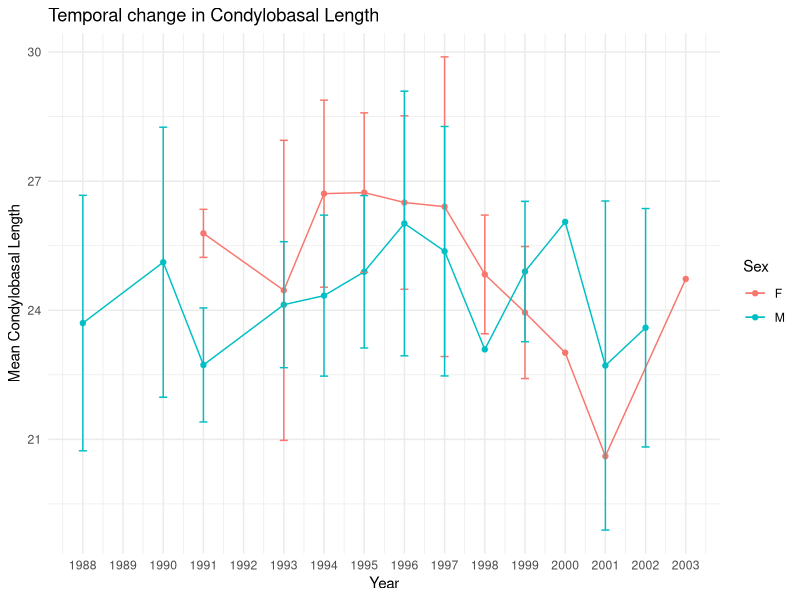
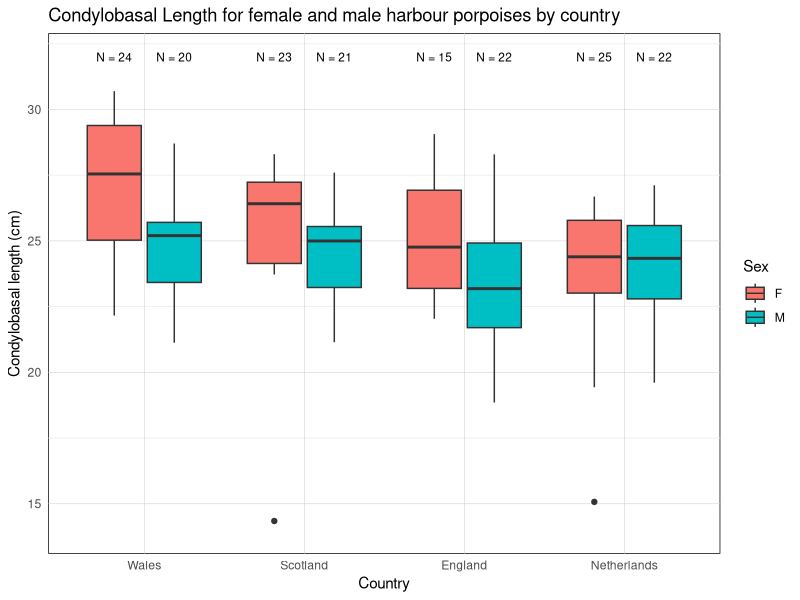
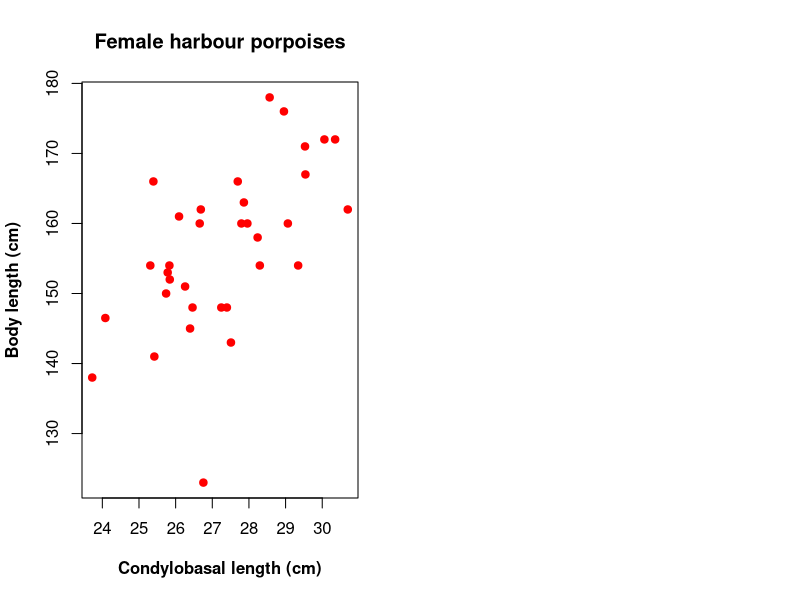

Here is the R script that generated these plots, in order: (Note: this script raises an error after producing the figures.)
library(dplyr)
library(tidyr)
library(ggplot2)
#Previously in my datasets I had combined all Scottish, British and Welsh data as "Country = United Kingdom". With the additional skull data from Edinburgh I decided to be more specific, and change it to separate countries if possible
#this is why I named the table I am using for these analyses UK_separate
data_edinburgh <- read.csv("Skull measurements_NHM_Rotterdam_Edinburgh_UKseparate.csv")

###ECS Poster
##Plot 1, with error bars

filtered_data <- data_edinburgh %>%
  filter(!is.na(Sex), !is.na(Year))

#this is because I have most data for this timeframe
filtered_data <- filtered_data %>%
  filter(Year >= 1988 & Year <= 2003)

summary_data <- filtered_data %>%
  group_by(Year, Sex) %>%
  summarise(
    mean_length = mean(Condylobasal_Length, na.rm = TRUE),
    sd_length = sd(Condylobasal_Length, na.rm = TRUE),
    .groups = 'drop'
  )

ggplot(summary_data, aes(x = Year, y = mean_length, color = Sex)) +
  geom_line() +
  geom_point() +
  geom_errorbar(aes(ymin = mean_length - sd_length, ymax = mean_length + sd_length), width = 0.2) +
  labs(title = "Temporal change in Condylobasal Length",
       x = "Year",
       y = "Mean Condylobasal Length",
       color = "Sex") +
  scale_x_continuous(breaks = seq(min(summary_data$Year), max(summary_data$Year), by = 1)) + 
  theme_minimal()

####Plot 2

# Filter data for known sex and countries
filtered_data <- data_edinburgh %>%
  filter(Sex %in% c("F", "M") & Country %in% c("Scotland", "Wales", "England", "Netherlands"))

country_order <- c("Wales", "Scotland", "England", "Netherlands")

filtered_data$Country <- factor(filtered_data$Country, levels = country_order)

sample_sizes <- filtered_data %>%
  group_by(Country, Sex) %>%
  summarize(n = n(), .groups = 'drop')

color_palette <- c("F" = "#F8766D", "M" = "#00BFC4")

# Create the boxplot
ggplot(filtered_data, aes(x = Country, y = Condylobasal_Length, fill = Sex)) +
  geom_boxplot() +
  geom_text(data = sample_sizes, aes(x = Country, y = 32, label = paste("N =", n)),
            position = position_dodge(width = 0.75), size = 3) +
  labs(title = "Condylobasal Length for female and male harbour porpoises by country",
       x = "Country",
       y = "Condylobasal length (cm)") +
  theme_minimal() +
  scale_fill_manual(values = color_palette) +
  scale_y_continuous(limits = c(14, 32), breaks = seq(15, 30, by = 5)) +
  theme(panel.grid.major = element_line(color = "lightgray", linewidth = 0.2),
        panel.background = element_rect(fill = "white"))

###Plot 3
adult_data <- data_edinburgh %>%
  filter(Life.stage == "adult")

adult_data_filtered <- adult_data %>%
  filter(!is.na(Year))

adult_data_filtered_sex <- adult_data_filtered %>%
  filter(!is.na(Sex))

mean_data <- adult_data_filtered_sex %>%
  group_by(Year, Sex) %>%
  summarize(Mean_Condylobasal_Length = mean(Condylobasal_Length, na.rm = TRUE), .groups = 'drop')

clean_data <- adult_data_filtered_sex %>%
  filter(!is.na(Size..cm.), !is.na(Condylobasal_Length))

female_data <- clean_data[clean_data$Sex == "F", ]
male_data <- clean_data[clean_data$Sex == "M", ]

# Convert Size..cm. to numeric for both female and male data
female_data$Size..cm. <- as.numeric(female_data$Size..cm.)
male_data$Size..cm. <- as.numeric(male_data$Size..cm.)

# 2 plots next to each other:
par(mfrow = c(1, 2))  

# number of observations
n_female <- nrow(female_data)
n_male <- nrow(male_data)

# females
plot(female_data$Condylobasal_Length, female_data$Size..cm.,
     xlab = "Condylobasal length (cm)",
     ylab = "Body length (cm)",
     main = "Female harbour porpoises",
     pch = 19, col = "red",
     font.lab = 2)  # makes axis titles bold
abline(lm_reverse_female, col = "red", lwd = 2)

# R² females
r_squared_female <- summary(lm_reverse_female)$r.squared

# Add relevant values
text(x = min(female_data$Condylobasal_Length), 
     y = max(female_data$Size..cm.), 
     labels = paste0("R² = ", round(r_squared_female, 3), "\n", "n = ", n_female),
     col = "red", adj = c(0, 1))

# males
plot(male_data$Condylobasal_Length, male_data$Size..cm.,
     xlab = "Condylobasal length (cm)",
     ylab = "Body length (cm)",
     main = "Male harbour porpoises",
     pch = 19, col = "blue",
     font.lab = 2)  
abline(lm_reverse_male, col = "blue", lwd = 2)

# R² males
r_squared_male <- summary(lm_reverse_male)$r.squared

# Add relevant values
text(x = min(male_data$Condylobasal_Length), 
     y = max(male_data$Size..cm.), 
     labels = paste0("R² = ", round(r_squared_male, 3), "\n", "n = ", n_male),
     col = "blue", adj = c(0, 1))

###Checking the p-value
summary_female <- summary(lm_reverse_female)
p_value_female <- summary_female$coefficients[2, 4]  


summary_male <- summary(lm_reverse_male)
p_value_male <- summary_male$coefficients[2, 4]  
print(p_value_male)
